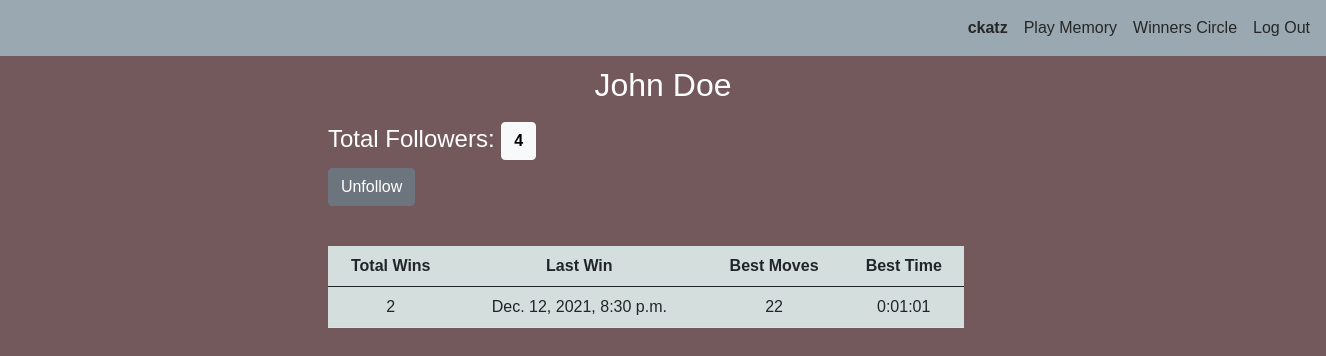
/profile/jdoe (signed in), run on the app's committed database.
### memory/models.py (models this page shows)
class User(AbstractUser):
    following = models.ManyToManyField('User', null=True, blank=True, related_name='followers')
    number_of_wins = models.IntegerField('Wins', blank=True, null=True)
    best_moves = models.IntegerField('Best Moves', blank=True, null=True)
    last_win = models.DateTimeField('Last Win', blank=True, null=True)
    best_time = models.IntegerField('Best Time', blank=True, null=True)

### memory/views.py (the view)
# urls.py: path("profile/<str:profile_name>", views.profile, name="profile"),
@login_required
def profile(request, profile_name):
    profile_user = User.objects.get(username=profile_name)
    follower_count = profile_user.followers.count()
    follower_list = profile_user.followers.all()
    following_count = profile_user.following.count()
    following_list = profile_user.following.all()
    following_user = False
    if request.user.is_authenticated:
        follow_list = request.user.following.all()
        if profile_user in follow_list:
            following_user = True
        if 'follow' in request.POST:  # add displayed user to following
            request.user.following.add(profile_user)
            return HttpResponseRedirect(reverse("profile", args=(profile_name,)))
        if 'unfollow' in request.POST:  # remove displayed user from following
            request.user.following.remove(profile_user)
            return HttpResponseRedirect(reverse("profile", args=(profile_name,)))
    if profile_user.best_time is None:
        best_time = "None"
    else:
        best_time = str(timedelta(seconds=profile_user.best_time))
    return render(request, "memory/profile.html", {
        'profile_user': profile_user,
        'following_user': following_user,
        'follower_count': follower_count,
        'following_count': following_count,
        'follower_list': follower_list,
        'following_list': following_list,
        'total_wins': profile_user.number_of_wins,
        'best_moves': profile_user.best_moves,
        'best_time': best_time,
        'last_win': profile_user.last_win,
    })

### memory/templates/memory/profile.html (shortened to what this page needs)
{% extends "memory/layout.html" %}
{% load static %}
{% block body %}
<h2>{{profile_user.first_name}} {{profile_user.last_name}}</h2>
<div class="centered_content">
  <h4>Total Followers: <button type="button" class="btn btn-light" data-bs-toggle="modal"
      data-bs-target="#followers_list"><strong>{{follower_count}}</strong></button></h4>
  {% if user.is_authenticated %}
  {% if profile_user != request.user %}
  {% if following_user is False %}
  <form action="" method="post">
    {% csrf_token %}
    <input type="submit" value="Follow" name="follow" class="btn btn-info">
  </form>
  {% else %}
  <form action="" method="post">
    <input type="submit" value="Unfollow" name="unfollow" class="btn btn-secondary">
  </form>
  {% endif %}
  {% endif %}
  {% endif %}
  <table class="table table_style" cellspacing="0">
    <thead>
      <tr>
        <th scope="col">Total Wins</th>
        <th scope="col">Last Win</th>
        <th scope="col">Best Moves</th>
        <th scope="col">Best Time</th>
      </tr>
    </thead>
    <tbody>
      <tr>
        <td scope="row">{{total_wins}}</td>
        <td>{{last_win}}</td>
        <td>{{best_moves}}</td>
        <td>{{best_time}}</td>
      </tr>
    </tbody>
  </table>
</div>
{% endblock %}

### memory/templates/memory/layout.html (shortened to what this page needs)
{% load static %}
<!DOCTYPE html>
<html lang="en">
<head>
    <link href="https://cdn.jsdelivr.net/npm/bootstrap@5.0.2/dist/css/bootstrap.min.css" rel="stylesheet">
    <link rel="stylesheet" type="text/css" href="https://cdn.datatables.net/1.11.3/css/dataTables.bootstrap5.min.css">
    <link rel="stylesheet" href="{% static 'memory/styles.css' %}">
</head>
<body>
    <nav class="navbar justify-content-end navbar-expand-md nav_background">
        <ul class="navbar-nav">
            <div class="collapse navbar-collapse" id="navbarToggleExternalContent">
                {% if user.is_authenticated %}
                <li class="nav-item">
                    <a class="nav-link nav_text_color"
                        href="{% url 'profile' profile_name=request.user %}"><strong><span
                                id="profile_link">{{user.username}}</span></strong></a>
                </li>
                <li class="nav-item">
                    <a class="nav-link nav_text_color" href="{% url 'index' %}">Play Memory</a>
                </li>
                <li class="nav-item">
                    <a class="nav-link nav_text_color" href="{% url 'winnerscircle' %}">Winners Circle</a>
                </li>
                <li class="nav-item">
                    <a class="nav-link nav_text_color" href="{% url 'logout' %}">Log Out</a>
                </li>
                {% endif %}
            </div>
        </ul>
    </nav>
    <div class="container-fluid">
        {% block body %}
        {% endblock %}
    </div>
</body>
</html>

### memory/static/memory/styles.css (style rules this page uses)
body { width: 100%; height: 100%; background: #73595c; font-family: Arial, Helvetica, sans-serif; color: #FFFFFF; }
h2 { text-align: center; padding: 10px; }
.table_style { background-color: #d4dedd; width: 60%; margin-top: 40px; }
table.table_style >thead > tr > th, table.table_style > tbody > tr > td { text-align: center; }
.centered_content { margin: auto; position: relative; left: 15%; }
.nav_background { background-color: #9aa8b1; }
.nav_text_color { color: #262626; }
.navbar-collapse { padding-right: 8px; }
@media (min-width: 1251px) and (max-width: 1575px) { #game_board, .centered_content { width: calc(80vw); height: calc(85vh); } }

### data on the page
User: username "ckatz"
User: first_name "John", last_name "Doe", last_win "Dec. 12, 2021, 8:30 p.m."

### other printed values
{{ follower_count }} "4"
{{ total_wins }} "2"
{{ best_moves }} "22"
{{ best_time }} "0:01:01"
